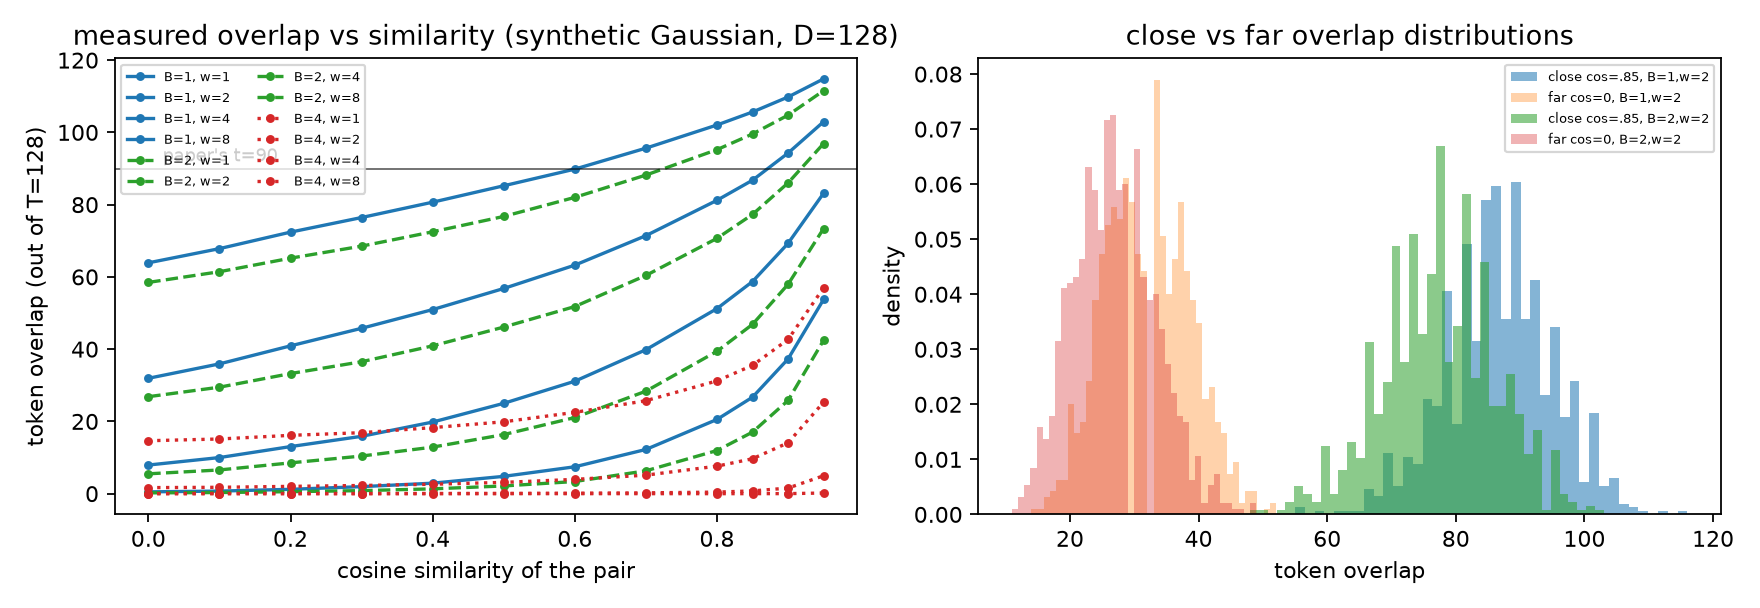

Python code for this plot:
"""
QFPSI pilot: does the paper's token construction produce the claimed overlap scale?

Builds pairs with controlled cosine similarity, applies the construction from
Section 4 of paper.tex (normalize -> random rotation -> B-bit uniform quantization
-> T random windows of size w -> hash -> overlap), and reports
  * mean/std overlap for close (cos = 0.85) and far pairs
  * overlap-vs-cosine curves for B in {1,2,4}, w in {1,2,4,8}
  * best achievable FMR/FNMR trade-off (threshold sweep)
  * a "soft" overlap variant (per-coordinate agreement) for comparison

Everything is measured here; nothing is projected.
"""
import json
import numpy as np

RNG = np.random.default_rng(20260719)
D = 128
T = 128
RHO_GRID = [0.0, 0.1, 0.2, 0.3, 0.4, 0.5, 0.6, 0.7, 0.8, 0.85, 0.9, 0.95]
N_PER_RHO = 1000


def make_pairs(rho, n):
    """Return (q, x) unit vectors with <q,x> = rho exactly."""
    q = RNG.normal(size=(n, D))
    q /= np.linalg.norm(q, axis=1, keepdims=True)
    u = RNG.normal(size=(n, D))
    u -= (u * q).sum(1, keepdims=True) * q          # orthogonalize ...
    u /= np.linalg.norm(u, axis=1, keepdims=True)   # ... and renormalize
    x = rho * q + np.sqrt(max(0.0, 1 - rho * rho)) * u
    return q, x


def random_rotation(d):
    a = RNG.normal(size=(d, d))
    q, r = np.linalg.qr(a)
    return q * np.sign(np.diag(r))


def quantize(z, B, zmin, zmax):
    lv = (1 << B) - 1
    u = np.rint((z - zmin) / (zmax - zmin) * lv)
    return np.clip(u, 0, lv).astype(np.uint8)


def mix64(x):
    x = x.astype(np.uint64) + np.uint64(0x9E3779B97F4A7C15)
    x = (x ^ (x >> np.uint64(30))) * np.uint64(0xBF58476D1CE4E5B9)
    x = (x ^ (x >> np.uint64(27))) * np.uint64(0x94D049BB133111EB)
    return x ^ (x >> np.uint64(31))


def tokens(u, W, B):
    """Pack the w codes of each window into one integer, then mix."""
    n = u.shape[0]
    tok = np.zeros((n, W.shape[0]), dtype=np.uint64)
    for k in range(W.shape[1]):
        tok |= (u[:, W[:, k]].astype(np.uint64) << np.uint64(B * k))
    return mix64(tok)


P = random_rotation(D)
ZMIN, ZMAX = -3.0 / np.sqrt(D), 3.0 / np.sqrt(D)

# --- build all pairs -------------------------------------------------------
vecs, labels = [], []
for rho in RHO_GRID:
    q, x = make_pairs(rho, N_PER_RHO)
    # interleave so that rows 2i / 2i+1 are the two halves of pair i
    vecs.append(np.stack([q, x], axis=1).reshape(-1, D))
    labels += [rho] * N_PER_RHO * 2
V = np.vstack(vecs)
V = V / np.linalg.norm(V, axis=1, keepdims=True)
Z = V @ P                      # (n, D) rotated (no centering: anchor = 0)
Z = Z / np.linalg.norm(Z, axis=1, keepdims=True)

idx_q = np.arange(0, 2 * len(RHO_GRID) * N_PER_RHO, 2)
idx_x = idx_q + 1

results = {"D": D, "T": T, "rho_grid": RHO_GRID, "configs": {}}
fig_curves, fig_dists = [], []

for B in (1, 2, 4):
    U = quantize(Z, B, ZMIN, ZMAX)
    for w in (1, 2, 4, 8):
        W = np.stack([RNG.choice(D, w, replace=False) for _ in range(T)])  # (T,w)
        tok = tokens(U, W, B)
        ov = (tok[idx_q] == tok[idx_x]).sum(1).reshape(len(RHO_GRID), N_PER_RHO)
        means = ov.mean(1).round(2).tolist()
        stds = ov.std(1).round(2).tolist()
        # soft variant: per-coordinate agreement averaged over windows
        agree = (U[idx_q][:, W] == U[idx_x][:, W]).mean((1, 2)).reshape(len(RHO_GRID), N_PER_RHO)
        soft = agree.mean(1).round(3).tolist()
        key = f"B{B}_w{w}"
        results["configs"][key] = {"mean": means, "std": stds, "soft_mean": soft}
        fig_curves.append((B, w, np.array(means), np.array(stds)))
        if (B, w) in ((1, 2), (2, 2)):
            fig_dists.append((B, w, ov))
        print(f"B={B} w={w:2d} | close(rho=.85) {means[RHO_GRID.index(0.85)]:6.1f}"
              f"  far(rho=.3) {means[RHO_GRID.index(0.3)]:6.1f}"
              f"  far(rho=0) {means[0]:6.1f}  soft(.85)={soft[RHO_GRID.index(0.85)]:.3f}")

# --- FMR/FNMR separability for the paper's default claim -------------------
def fmr_fnmr(close_scores, far_scores):
    ts = np.arange(0, T + 1)
    fmr = np.array([(far_scores >= t).mean() for t in ts])
    fnmr = np.array([(close_scores < t).mean() for t in ts])
    return ts, fmr, fnmr

close_scores = results["configs"]["B4_w8"]["mean"]  # placeholder, real arrays below
print("\n--- threshold sweep for selected configs (close: rho>=0.85, far: rho<=0.5) ---")
sep = {}
for B in (1, 2, 4):
    U = quantize(Z, B, ZMIN, ZMAX)
    for w in (1, 2, 4, 8):
        W = np.stack([RNG.choice(D, w, replace=False) for _ in range(T)])
        tok = tokens(U, W, B)
        ov = (tok[idx_q] == tok[idx_x]).sum(1).reshape(len(RHO_GRID), N_PER_RHO)
        cs = ov[RHO_GRID.index(0.85)].astype(float).tolist() + ov[RHO_GRID.index(0.9)].astype(float).tolist() \
             + ov[RHO_GRID.index(0.95)].astype(float).tolist()
        fs = np.concatenate([ov[i] for i in range(RHO_GRID.index(0.5) + 1)]).astype(float).tolist()
        ts, fmr, fnmr = fmr_fnmr(np.array(cs), np.array(fs))
        # smallest threshold that still meets FMR <= 1e-3 / 1e-2
        best = {}
        for eps in (1e-2, 1e-3):
            ok = np.where(fmr <= eps)[0]
            if len(ok):
                i = ok[0]
                best[f"eps{eps:g}"] = {"t": int(ts[i]), "fmr": float(fmr[i]), "fnmr": float(fnmr[i])}
            else:
                best[f"eps{eps:g}"] = None
        sep[f"B{B}_w{w}"] = {"close_mean": float(np.mean(cs)), "close_std": float(np.std(cs)),
                             "far_mean": float(np.mean(fs)), "far_std": float(np.std(fs)),
                             "dprime": float((np.mean(cs) - np.mean(fs)) / np.sqrt((np.var(cs) + np.var(fs)) / 2)),
                             "fp_at_fmr1e-3": best}
        print(f"B={B} w={w:2d} | close {np.mean(cs):6.1f}±{np.std(cs):4.1f}  far {np.mean(fs):5.1f}±{np.std(fs):4.1f}"
              f"  d'={sep[f'B{B}_w{w}']['dprime']:5.2f}  op@1e-2={best['eps0.01']}  op@1e-3={best['eps0.001']}")
results["separability"] = sep

with open("experiments/pilot/results.json", "w") as f:
    json.dump(results, f, indent=1)

# --- figures ---------------------------------------------------------------
import matplotlib
matplotlib.use("Agg")
import matplotlib.pyplot as plt

fig, ax = plt.subplots(1, 2, figsize=(11, 3.8))
for B, w, m, s in fig_curves:
    ls = {1: "-", 2: "--", 4: ":"}[B]
    col = {1: "C0", 2: "C2", 4: "C3"}[B]
    ax[0].plot(RHO_GRID, m, ls=ls, color=col, marker="o", ms=3, label=f"B={B}, w={w}")
ax[0].set_xlabel("cosine similarity of the pair")
ax[0].set_ylabel("token overlap (out of T=128)")
ax[0].axhline(90, color="k", lw=0.8, alpha=.6)
ax[0].text(0.02, 92, "paper's t=90", fontsize=8)
ax[0].legend(fontsize=6, ncol=2)
ax[0].set_title("measured overlap vs similarity (synthetic Gaussian, D=128)")

for B, w, ov in fig_dists:
    ax[1].hist(ov[RHO_GRID.index(0.85)], bins=40, alpha=.55, label=f"close cos=.85, B={B},w={w}", density=True)
    ax[1].hist(ov[0], bins=40, alpha=.35, label=f"far cos=0, B={B},w={w}", density=True)
ax[1].set_xlabel("token overlap")
ax[1].set_ylabel("density")
ax[1].legend(fontsize=6)
ax[1].set_title("close vs far overlap distributions")
plt.tight_layout()
plt.savefig("experiments/pilot/overlap_pilot.png", dpi=160)
print("\nwrote experiments/pilot/results.json and experiments/pilot/overlap_pilot.png")
